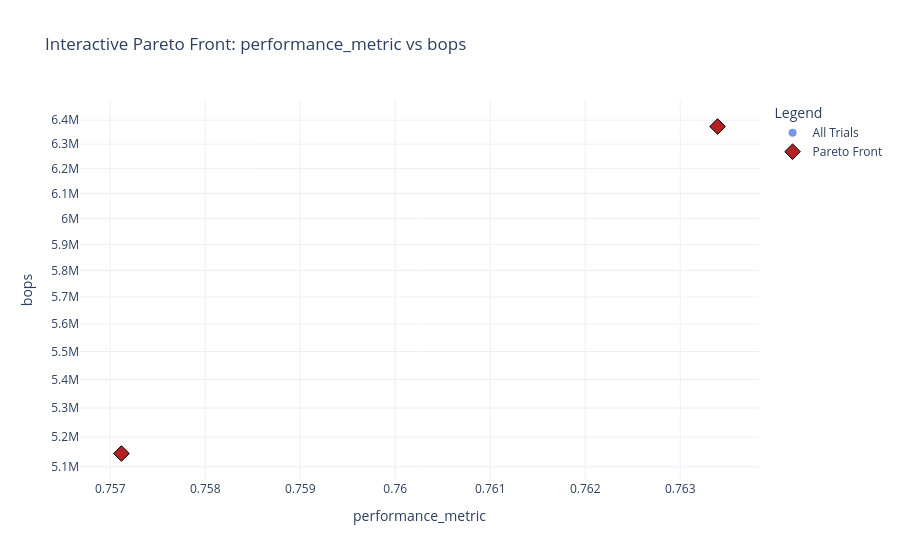
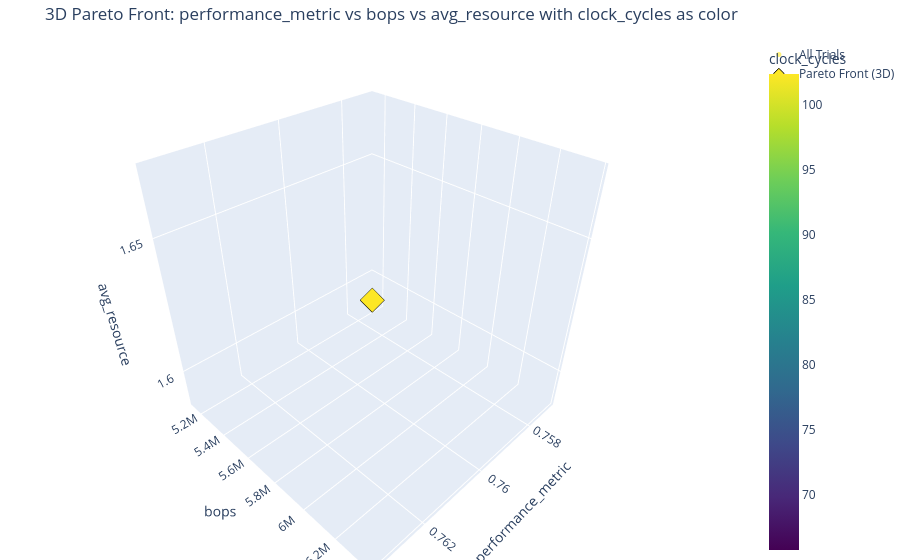

Write notebook code for charts like these, in order.
### Markdown cell above
## Pareto front

The interactive scatter plot displays all trials.
Hover over any point to inspect the architecture parameters and objective values.
The latency-budget slider in the next cell highlights which architectures satisfy
a given clock-cycle constraint.

### Code cell
results_df = pd.DataFrame(searcher.results)

if not results_df.empty:
    best = results_df.loc[results_df['performance_metric'].idxmax()]
    print(f'Highest-accuracy trial : {int(best["trial"])}  '
          f'Accuracy : {best["performance_metric"]:.4f}  '
          f'BOPs : {best["bops"]:.2e}')

    obj_info = list(zip(obj_names, max_flags))
    plot_pareto_fronts(results_df, obj_info, save_dir=RESULTS_DIR, show=True)
    plot_interactive_2d_pareto(results_df, obj_info, save_dir=RESULTS_DIR, show=True)
    if len(obj_names) >= 4:
        plot_3d_pareto_front_heatmap(results_df, obj_info, save_dir=RESULTS_DIR, show=True)
else:
    print('No results available. Run the global search cell above first.')

### Figure 1 — Plotly figure (JSON) as saved in the notebook; plotly's stock layout.template omitted (floating-point values rounded to 4 significant figures)
{"data": [{"hoverinfo": "text", "marker": {"color": "royalblue", "opacity": 0.7, "size": 8}, "mode": "markers", "name": "All Trials", "text": ["<b>Trial 0</b><br><br>performance_metric: 0.7634<br>bops: 6.373e+06", "<b>Trial 1</b><br><br>performance_metric: 0.7571<br>bops: 5.145e+06"], "type": "scatter", "x": [0.7634, 0.7571], "y": [6373376, 5144576]}, {"hoverinfo": "text", "marker": {"color": "firebrick", "line": {"color": "black", "width": 1}, "size": 12, "symbol": "diamond"}, "mode": "markers", "name": "Pareto Front", "text": ["<b>Trial 0</b><br><br>performance_metric: 0.7634<br>bops: 6.373e+06", "<b>Trial 1</b><br><br>performance_metric: 0.7571<br>bops: 5.145e+06"], "type": "scatter", "x": [0.7634, 0.7571], "y": [6373376, 5144576]}], "layout": {"legend": {"title": {"text": "Legend"}}, "title": {"text": "Interactive Pareto Front: performance_metric vs bops"}, "xaxis": {"title": {"text": "performance_metric"}}, "yaxis": {"title": {"text": "bops"}, "type": "log"}}}

### Figure 2 — Plotly figure (JSON) as saved in the notebook; plotly's stock layout.template omitted (floating-point values rounded to 4 significant figures)
{"data": [{"hoverinfo": "text+x+y+z", "marker": {"color": [102.3, 65.8], "colorbar": {"title": {"text": "clock_cycles"}}, "colorscale": [[0, "#440154"], [0.1111, "#482878"], [0.2222, "#3e4989"], [0.3333, "#31688e"], [0.4444, "#26828e"], [0.5556, "#1f9e89"], [0.6667, "#35b779"], [0.7778, "#6ece58"], [0.8889, "#b5de2b"], [1, "#fde725"]], "opacity": 0.6, "size": 5}, "mode": "markers", "name": "All Trials", "text": ["Trial 0", "Trial 1"], "type": "scatter3d", "x": [0.7634, 0.7571], "y": [6373376, 5144576], "z": [1.67, 1.587]}, {"hoverinfo": "text+x+y+z", "marker": {"color": [102.3, 65.8], "colorscale": [[0, "#440154"], [0.1111, "#482878"], [0.2222, "#3e4989"], [0.3333, "#31688e"], [0.4444, "#26828e"], [0.5556, "#1f9e89"], [0.6667, "#35b779"], [0.7778, "#6ece58"], [0.8889, "#b5de2b"], [1, "#fde725"]], "line": {"color": "black", "width": 1}, "size": 8, "symbol": "diamond"}, "mode": "markers", "name": "Pareto Front (3D)", "text": ["Trial 0", "Trial 1"], "type": "scatter3d", "x": [0.7634, 0.7571], "y": [6373376, 5144576], "z": [1.67, 1.587]}], "layout": {"margin": {"b": 0, "l": 0, "r": 0, "t": 40}, "scene": {"xaxis": {"title": {"text": "performance_metric"}}, "yaxis": {"title": {"text": "bops"}}, "zaxis": {"title": {"text": "avg_resource"}}}, "title": {"text": "3D Pareto Front: performance_metric vs bops vs avg_resource with clock_cycles as color"}}}
